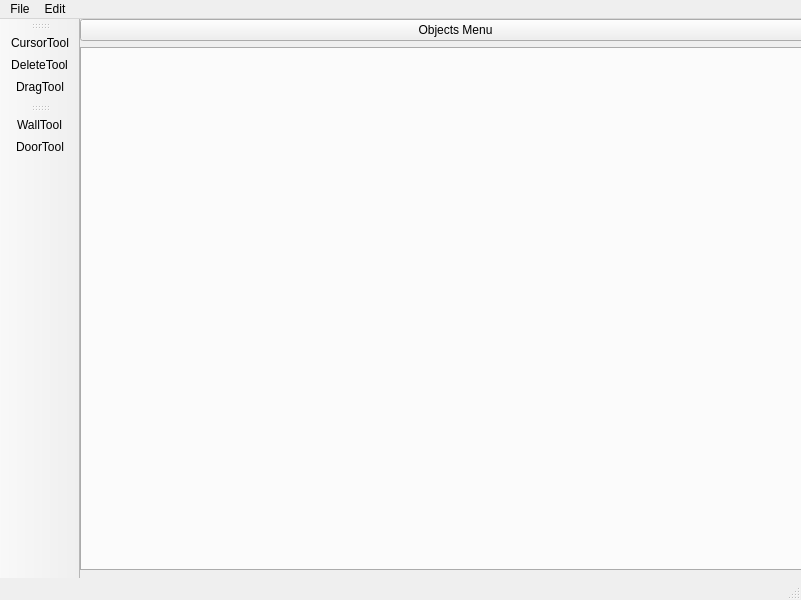
<?xml version="1.0" encoding="UTF-8"?>
<ui version="4.0">
 <class>MainWindow</class>
 <widget class="QMainWindow" name="MainWindow">
  <property name="geometry">
   <rect>
    <x>0</x>
    <y>0</y>
    <width>801</width>
    <height>600</height>
   </rect>
  </property>
  <property name="sizePolicy">
   <sizepolicy hsizetype="Expanding" vsizetype="Expanding">
    <horstretch>0</horstretch>
    <verstretch>0</verstretch>
   </sizepolicy>
  </property>
  <property name="windowTitle">
   <string>MainWindow</string>
  </property>
  <widget class="QWidget" name="centralwidget">
   <property name="sizePolicy">
    <sizepolicy hsizetype="Expanding" vsizetype="Expanding">
     <horstretch>0</horstretch>
     <verstretch>0</verstretch>
    </sizepolicy>
   </property>
   <widget class="QWidget" name="verticalLayoutWidget">
    <property name="geometry">
     <rect>
      <x>0</x>
      <y>0</y>
      <width>751</width>
      <height>551</height>
     </rect>
    </property>
    <layout class="QVBoxLayout" name="centralLayout">
     <item>
      <layout class="QHBoxLayout" name="buttonLayout">
       <item>
        <widget class="QPushButton" name="pushButton">
         <property name="sizePolicy">
          <sizepolicy hsizetype="Minimum" vsizetype="Maximum">
           <horstretch>0</horstretch>
           <verstretch>0</verstretch>
          </sizepolicy>
         </property>
         <property name="text">
          <string>Objects Menu</string>
         </property>
        </widget>
       </item>
      </layout>
     </item>
     <item>
      <widget class="QTabWidget" name="tabWidget">
       <property name="tabPosition">
        <enum>QTabWidget::TabPosition::South</enum>
       </property>
       <property name="currentIndex">
        <number>-1</number>
       </property>
       <property name="tabsClosable">
        <bool>true</bool>
       </property>
      </widget>
     </item>
    </layout>
   </widget>
  </widget>
  <widget class="QMenuBar" name="menubar">
   <property name="geometry">
    <rect>
     <x>0</x>
     <y>0</y>
     <width>801</width>
     <height>25</height>
    </rect>
   </property>
   <widget class="QMenu" name="menuFile">
    <property name="title">
     <string>File</string>
    </property>
    <addaction name="actionNew_Project"/>
    <addaction name="actionOpen"/>
    <addaction name="separator"/>
    <addaction name="actionSave"/>
    <addaction name="actionSave_As"/>
    <addaction name="actionSave_All"/>
    <addaction name="separator"/>
    <addaction name="actionClose_Tab"/>
    <addaction name="actionClose_All"/>
   </widget>
   <widget class="QMenu" name="menuEdit">
    <property name="title">
     <string>Edit</string>
    </property>
    <addaction name="actionUndo"/>
    <addaction name="actionRedo"/>
    <addaction name="separator"/>
   </widget>
   <addaction name="menuFile"/>
   <addaction name="menuEdit"/>
  </widget>
  <widget class="QStatusBar" name="statusbar"/>
  <widget class="QToolBar" name="generalTools">
   <property name="windowTitle">
    <string>toolBar</string>
   </property>
   <attribute name="toolBarArea">
    <enum>LeftToolBarArea</enum>
   </attribute>
   <attribute name="toolBarBreak">
    <bool>false</bool>
   </attribute>
   <addaction name="actionCursorTool"/>
   <addaction name="actionDeleteTool"/>
   <addaction name="actionDragTool"/>
  </widget>
  <widget class="QToolBar" name="buildTools">
   <property name="windowTitle">
    <string>toolBar_2</string>
   </property>
   <attribute name="toolBarArea">
    <enum>LeftToolBarArea</enum>
   </attribute>
   <attribute name="toolBarBreak">
    <bool>false</bool>
   </attribute>
   <addaction name="actionWallTool"/>
   <addaction name="actionDoorTool"/>
  </widget>
  <action name="actionNew_Project">
   <property name="checkable">
    <bool>false</bool>
   </property>
   <property name="icon">
    <iconset resource="resources.qrc">
     <normaloff>:/images/images/add-file-64.png</normaloff>:/images/images/add-file-64.png</iconset>
   </property>
   <property name="text">
    <string>&amp;New Project</string>
   </property>
   <property name="shortcut">
    <string>Ctrl+N</string>
   </property>
  </action>
  <action name="actionOpen">
   <property name="checkable">
    <bool>false</bool>
   </property>
   <property name="icon">
    <iconset resource="resources.qrc">
     <normaloff>:/images/images/file-64.png</normaloff>:/images/images/file-64.png</iconset>
   </property>
   <property name="text">
    <string>&amp;Open</string>
   </property>
   <property name="shortcut">
    <string>Ctrl+O</string>
   </property>
  </action>
  <action name="actionWallTool">
   <property name="checkable">
    <bool>true</bool>
   </property>
   <property name="icon">
    <iconset resource="resources.qrc">
     <normaloff>:/toolsIcons/images/firewall.png</normaloff>:/toolsIcons/images/firewall.png</iconset>
   </property>
   <property name="text">
    <string>WallTool</string>
   </property>
  </action>
  <action name="actionDragTool">
   <property name="checkable">
    <bool>true</bool>
   </property>
   <property name="icon">
    <iconset resource="resources.qrc">
     <normaloff>:/toolsIcons/images/drag.png</normaloff>:/toolsIcons/images/drag.png</iconset>
   </property>
   <property name="text">
    <string>DragTool</string>
   </property>
  </action>
  <action name="actionSave">
   <property name="text">
    <string>Save</string>
   </property>
  </action>
  <action name="actionSave_As">
   <property name="text">
    <string>Save As</string>
   </property>
  </action>
  <action name="actionSave_All">
   <property name="text">
    <string>Save All</string>
   </property>
  </action>
  <action name="actionClose_Tab">
   <property name="icon">
    <iconset resource="resources.qrc">
     <normaloff>:/images/images/close.png</normaloff>:/images/images/close.png</iconset>
   </property>
   <property name="text">
    <string>Close Tab</string>
   </property>
   <property name="shortcut">
    <string>Ctrl+W</string>
   </property>
  </action>
  <action name="actionClose_All">
   <property name="icon">
    <iconset resource="resources.qrc">
     <normaloff>:/images/images/close.png</normaloff>:/images/images/close.png</iconset>
   </property>
   <property name="text">
    <string>Close All</string>
   </property>
   <property name="shortcut">
    <string>Ctrl+Shift+W</string>
   </property>
  </action>
  <action name="actionCursorTool">
   <property name="checkable">
    <bool>true</bool>
   </property>
   <property name="icon">
    <iconset resource="resources.qrc">
     <normaloff>:/toolsIcons/images/cursor2.png</normaloff>:/toolsIcons/images/cursor2.png</iconset>
   </property>
   <property name="text">
    <string>CursorTool</string>
   </property>
  </action>
  <action name="actionUndo">
   <property name="icon">
    <iconset resource="resources.qrc">
     <normaloff>:/images/images/undo-64.png</normaloff>:/images/images/undo-64.png</iconset>
   </property>
   <property name="text">
    <string>Undo</string>
   </property>
   <property name="shortcut">
    <string>Ctrl+Z</string>
   </property>
  </action>
  <action name="actionRedo">
   <property name="icon">
    <iconset resource="resources.qrc">
     <normaloff>:/images/images/redo-64.png</normaloff>:/images/images/redo-64.png</iconset>
   </property>
   <property name="text">
    <string>Redo</string>
   </property>
   <property name="shortcut">
    <string>Ctrl+Y</string>
   </property>
  </action>
  <action name="actionDeleteTool">
   <property name="checkable">
    <bool>true</bool>
   </property>
   <property name="icon">
    <iconset resource="resources.qrc">
     <normaloff>:/toolsIcons/images/deleteCursor.png</normaloff>:/toolsIcons/images/deleteCursor.png</iconset>
   </property>
   <property name="text">
    <string>DeleteTool</string>
   </property>
  </action>
  <action name="actionDoorTool">
   <property name="checkable">
    <bool>true</bool>
   </property>
   <property name="icon">
    <iconset resource="resources.qrc">
     <normaloff>:/toolsIcons/images/opened-door-aperture.png</normaloff>:/toolsIcons/images/opened-door-aperture.png</iconset>
   </property>
   <property name="text">
    <string>DoorTool</string>
   </property>
  </action>
 </widget>
 <resources>
  <include location="resources.qrc"/>
 </resources>
 <connections/>
</ui>
